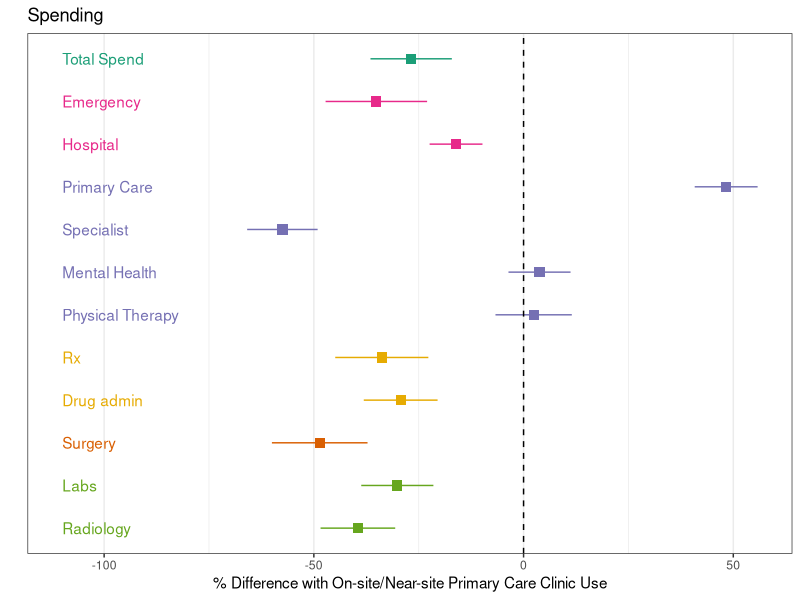
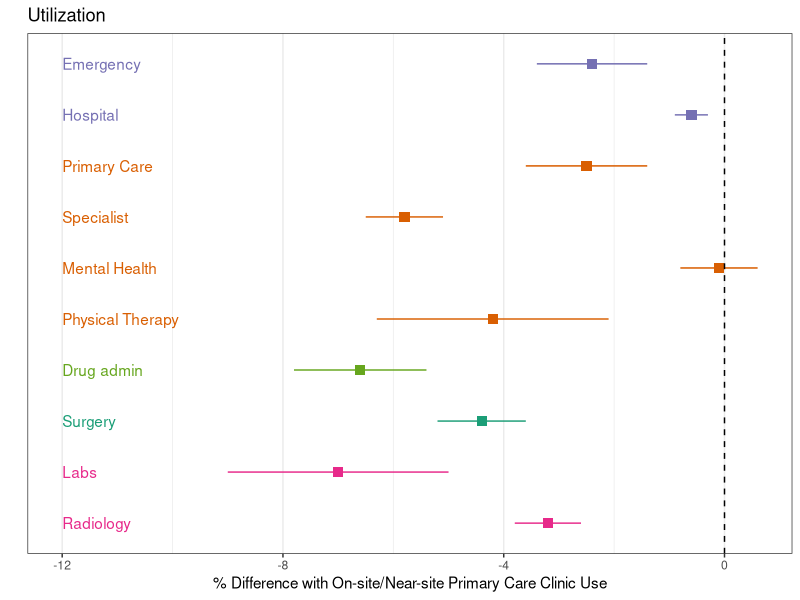
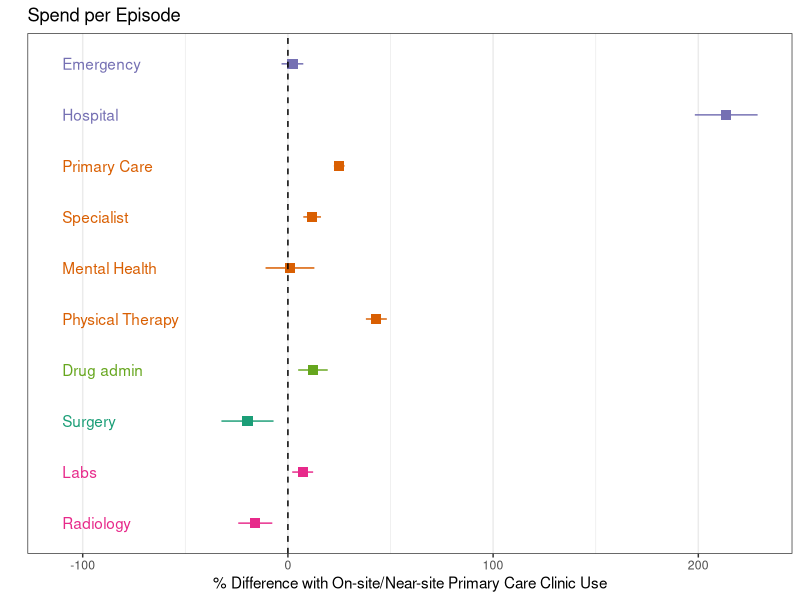
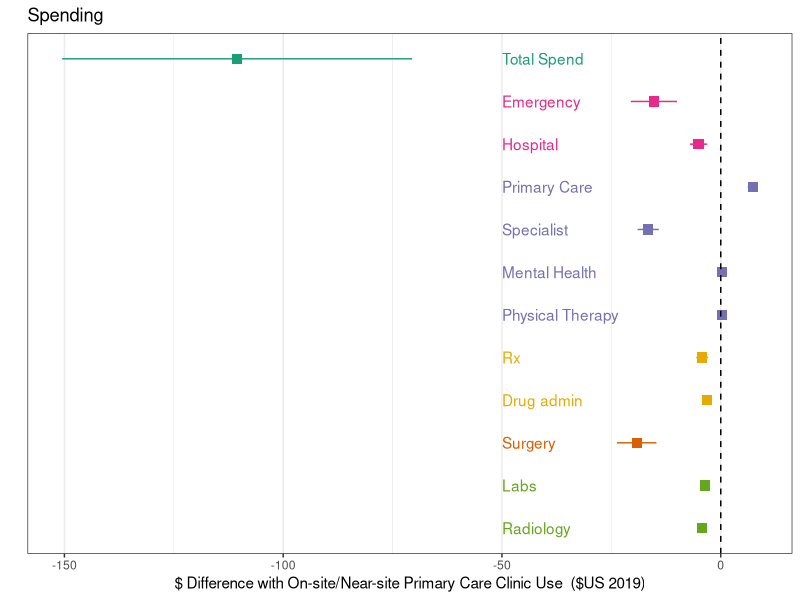
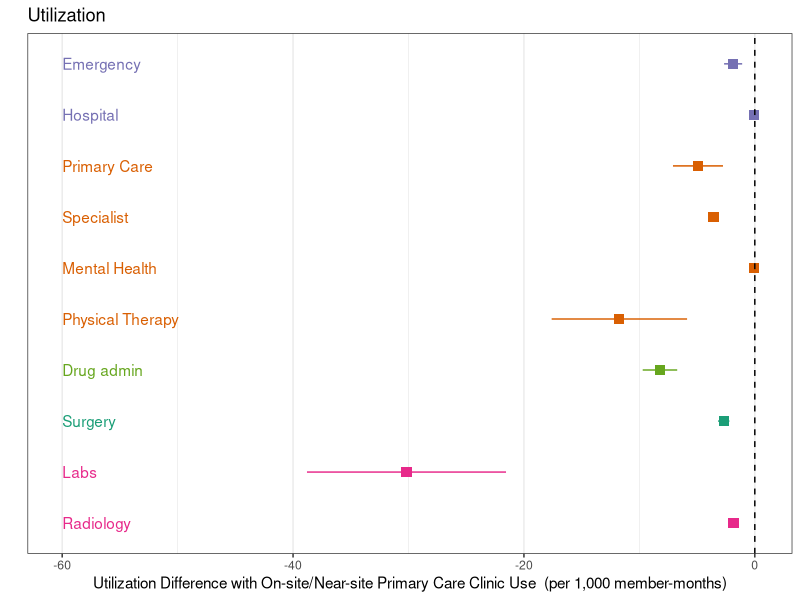
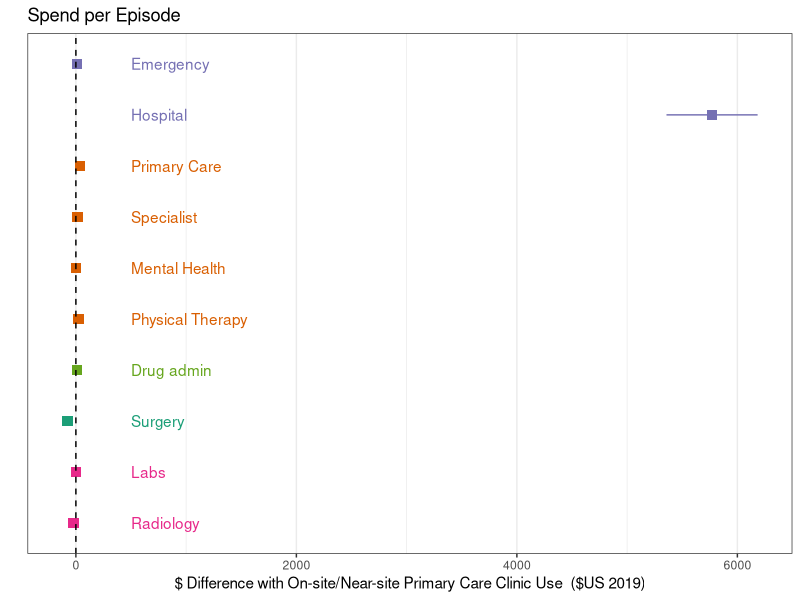

Source code (R) for these figures, in order:
setwd("~/Box/Analytics Team/Research/Research projects/One medical")
library(ggplot2)

#1a

x = c("one", "two", "three","four", "five", "six","seven", "eight", "nine","ten", "eleven", "twelve")
y = c(-26.8,-35.1,-16.1,48.3,-57.5,3.8,2.4,-33.8,-29.3,-48.6,-30.1,-39.5)
se = -c(-4.948979592,-6.173469388,-3.214285714,-3.826530612,-4.285714286,-3.775510204,-4.642857143,-5.663265306,-4.489795918,-5.816326531,-4.387755102,-4.540816327)
ylo = y - 1.96*se
yhi = y + 1.96*se
lab = c("Total Spend", "Emergency", "Hospital", "Primary Care", "Specialist", "Mental Health", "Physical Therapy", "Rx", "Drug admin", "Surgery", "Labs", "Radiology")
labpos = c(rep(-110,12))  
grouping = factor(c("#1B9E77", "#D95F02", "#D95F02" , "#7570B3", "#7570B3", "#7570B3", "#7570B3", "#E7298A", "#E7298A", "#66A61E" ,"#E6AB02","#E6AB02"))

test <- data.frame(x, y, se, ylo, yhi, lab, labpos, grouping)


test$x <- reorder(test$x, c(12,11,10,9,8,7,6,5,4,3,2,1))

ggplot(test, aes(x=x, y=y, ymin=ylo, ymax=yhi, colour=grouping)) +
  geom_pointrange(shape=15, size=0.7, position=position_dodge(width=c(0.1))) +
  coord_flip() +
  geom_hline(aes(yintercept=0), lty=2) +
  xlab('Category') +
  scale_x_discrete(breaks=NULL) +
#  scale_y_continuous(limits = c(-110,170), breaks = seq(from=-100, to=200, by=50)) +
  theme_bw() +
  ylab("% Difference with On-site/Near-site Primary Care Clinic Use") +
  xlab("") +
  ggtitle("Spending") +
  theme(legend.position="none")+
  geom_text(data=test, aes(x = x, y = labpos, label = lab, hjust=0)) + scale_color_brewer(palette = "Dark2")

# 1b

x = c("one", "two", "three","four", "five", "six","seven", "eight", "nine","ten")
y = c(-2.4,-0.6,-2.5,-5.8,-0.1,-4.2,-6.6,-4.4,-7,-3.2)
se = -c(-0.510204082,-0.153061224,-0.56122449,-0.357142857,-0.357142857,-1.071428571,-0.612244898,-0.408163265,-1.020408163,-0.306122449)    
ylo = y - 1.96*se
yhi = y + 1.96*se
lab = c("Emergency", "Hospital", "Primary Care", "Specialist", "Mental Health", "Physical Therapy", "Drug admin", "Surgery", "Labs", "Radiology")
labpos = c(rep(-12,10))  
grouping = factor(c( "#D95F02", "#D95F02" , "#7570B3", "#7570B3", "#7570B3", "#7570B3",  "#E7298A", "#66A61E" , "#E6AB02","#E6AB02"))

test <- data.frame(x, y, se, ylo, yhi, lab, labpos, grouping)



test$x <- reorder(test$x, c(10,9,8,7,6,5,4,3,2,1))

ggplot(test, aes(x=x, y=y, ymin=ylo, ymax=yhi, colour=grouping)) +
  geom_pointrange(shape=15, size=0.7, position=position_dodge(width=c(0.1))) +
  coord_flip() +
  geom_hline(aes(yintercept=0), lty=2) +
  xlab('Category') +
  scale_x_discrete(breaks=NULL) +
#  scale_y_continuous(limits = c(-5,20), breaks = seq(from=-5, to=20, by=5)) +
  theme_bw() +
  ylab("% Difference with On-site/Near-site Primary Care Clinic Use") +
  xlab("") +
  ggtitle("Utilization") +
  theme(legend.position="none")+
  geom_text(data=test, aes(x = x, y = labpos, label = lab, hjust=0)) + scale_color_brewer(palette = "Dark2")


#1c

x = c("one", "two", "three","four", "five", "six","seven", "eight", "nine","ten")
y = c(2.2,213.6,25,11.8,1,43.1,12.2,-19.7,7.2,-15.9)
se = -c(-2.704081633,-7.806122449,-1.326530612,-2.193877551,-6.071428571,-2.602040816,-3.673469388,-6.479591837,-2.602040816,-4.234693878)   
ylo = y - 1.96*se
yhi = y + 1.96*se
lab = c("Emergency", "Hospital", "Primary Care", "Specialist", "Mental Health", "Physical Therapy", "Drug admin", "Surgery", "Labs", "Radiology")
labpos = c(rep(-110,10))  
grouping = factor(c( "#D95F02", "#D95F02" , "#7570B3", "#7570B3", "#7570B3", "#7570B3",  "#E7298A", "#66A61E" , "#E6AB02","#E6AB02"))

test <- data.frame(x, y, se, ylo, yhi, lab, labpos, grouping)



test$x <- reorder(test$x, c(10,9,8,7,6,5,4,3,2,1))

ggplot(test, aes(x=x, y=y, ymin=ylo, ymax=yhi, colour=grouping)) +
  geom_pointrange(shape=15, size=0.7, position=position_dodge(width=c(0.1))) +
  coord_flip() +
  geom_hline(aes(yintercept=0), lty=2) +
  xlab('Category') +
  scale_x_discrete(breaks=NULL) +
#  scale_y_continuous(limits = c(-110,170), breaks = seq(from=-100, to=200, by=50)) +
  theme_bw() +
  ylab("% Difference with On-site/Near-site Primary Care Clinic Use") +
  xlab("") +
  ggtitle("Spend per Episode") +
  theme(legend.position="none")+
  geom_text(data=test, aes(x = x, y = labpos, label = lab, hjust=0)) + scale_color_brewer(palette = "Dark2")



#2a

x = c("one", "two", "three","four", "five", "six","seven", "eight", "nine","ten", "eleven", "twelve")
y = c(-110.5098,-15.28605,-5.0715,7.2933,-16.58875,0.2831,0.2028,-4.225,-3.12045,-19.197,-3.5217,-4.345)
se = -c(-20.40711735,-2.688545918,-1.0125,-0.577806122,-1.236428571,-0.28127551,-0.392321429,-0.707908163,-0.478163265,-2.29744898,-0.513367347,-0.499489796)
ylo = y - 1.96*se
yhi = y + 1.96*se
lab = c("Total Spend", "Emergency", "Hospital", "Primary Care", "Specialist", "Mental Health", "Physical Therapy", "Rx", "Drug admin", "Surgery",  "Labs", "Radiology")
labpos = c(rep(-50,12))  
grouping = factor(c("#1B9E77", "#D95F02", "#D95F02" , "#7570B3", "#7570B3", "#7570B3", "#7570B3", "#E7298A", "#E7298A", "#66A61E" , "#E6AB02","#E6AB02"))

test <- data.frame(x, y, se, ylo, yhi, lab, labpos, grouping)


test$x <- reorder(test$x, c(12,11,10,9,8,7,6,5,4,3,2,1))

ggplot(test, aes(x=x, y=y, ymin=ylo, ymax=yhi, colour=grouping)) +
  geom_pointrange(shape=15, size=0.7, position=position_dodge(width=c(0.1))) +
  coord_flip() +
  geom_hline(aes(yintercept=0), lty=2) +
  xlab('Category') +
  scale_x_discrete(breaks=NULL) +
 # scale_y_continuous(limits = c(-110,170), breaks = seq(from=-100, to=200, by=50)) +
  theme_bw() +
  ylab("$ Difference with On-site/Near-site Primary Care Clinic Use  ($US 2019)") +
  xlab("") +
  ggtitle("Spending") +
  theme(legend.position="none")+
  geom_text(data=test, aes(x = x, y = labpos, label = lab, hjust=0)) + scale_color_brewer(palette = "Dark2")

# 2b

x = c("one", "two", "three","four", "five", "six","seven", "eight", "nine","ten")
y = c(-1.878,-0.0444,-4.9225,-3.5873,-0.0406,-11.7327,-8.217,-2.6928,-30.1735,-1.8448)
se = -c(-0.399234694,-0.011326531,-1.10505102,-0.220892857,-0.145,-2.993035714,-0.762244898,-0.249795918,-4.398469388,-0.176479592)    
ylo = y - 1.96*se
yhi = y + 1.96*se
lab = c("Emergency", "Hospital", "Primary Care", "Specialist", "Mental Health", "Physical Therapy", "Drug admin", "Surgery", "Labs", "Radiology")
labpos = c(rep(-60,10))  
grouping = factor(c( "#D95F02", "#D95F02" , "#7570B3", "#7570B3", "#7570B3", "#7570B3",  "#E7298A", "#66A61E" , "#E6AB02","#E6AB02"))

test <- data.frame(x, y, se, ylo, yhi, lab, labpos, grouping)



test$x <- reorder(test$x, c(10,9,8,7,6,5,4,3,2,1))

ggplot(test, aes(x=x, y=y, ymin=ylo, ymax=yhi, colour=grouping)) +
  geom_pointrange(shape=15, size=0.7, position=position_dodge(width=c(0.1))) +
  coord_flip() +
  geom_hline(aes(yintercept=0), lty=2) +
  xlab('Category') +
  scale_x_discrete(breaks=NULL) +
#  scale_y_continuous(limits = c(-5,20), breaks = seq(from=-5, to=20, by=5)) +
  theme_bw() +
  ylab("Utilization Difference with On-site/Near-site Primary Care Clinic Use  (per 1,000 member-months)") +
  xlab("") +
  ggtitle("Utilization") +
  theme(legend.position="none")+
  geom_text(data=test, aes(x = x, y = labpos, label = lab, hjust=0)) + scale_color_brewer(palette = "Dark2")


#2c

x = c("one", "two", "three","four", "five", "six","seven", "eight", "nine","ten")
y = c(8.6559,5770.2972,38.9125,14.9329,1.373,24.76095,7.3261,-75.51995,1.9368,-20.6382)
se = -c(-10.63920918,-210.8784949,-2.064744898,-2.776352041,-8.336071429,-1.494872449,-2.205918367,-24.83951531,-0.69994898,-5.496632653)   
ylo = y - 1.96*se
yhi = y + 1.96*se
lab = c("Emergency", "Hospital", "Primary Care", "Specialist", "Mental Health", "Physical Therapy", "Drug admin", "Surgery",  "Labs", "Radiology")
labpos = c(rep(500,10))  
grouping = factor(c( "#D95F02", "#D95F02" , "#7570B3", "#7570B3", "#7570B3", "#7570B3",  "#E7298A", "#66A61E" , "#E6AB02","#E6AB02"))

test <- data.frame(x, y, se, ylo, yhi, lab, labpos, grouping)



test$x <- reorder(test$x, c(10,9,8,7,6,5,4,3,2,1))

ggplot(test, aes(x=x, y=y, ymin=ylo, ymax=yhi, colour=grouping)) +
  geom_pointrange(shape=15, size=0.7, position=position_dodge(width=c(0.1))) +
  coord_flip() +
  geom_hline(aes(yintercept=0), lty=2) +
  xlab('Category') +
  scale_x_discrete(breaks=NULL) +
#  scale_y_continuous(limits = c(-110,170), breaks = seq(from=-100, to=200, by=50)) +
  theme_bw() +
  ylab("$ Difference with On-site/Near-site Primary Care Clinic Use  ($US 2019)") +
  xlab("") +
  ggtitle("Spend per Episode") +
  theme(legend.position="none")+
  geom_text(data=test, aes(x = x, y = labpos, label = lab, hjust=0)) + scale_color_brewer(palette = "Dark2")




